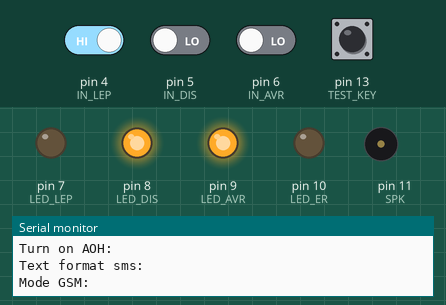
Bench run of a sketch on a simulated Arduino Uno, built with avr-gcc and run on an emulated ATmega328P. Shown: output pins drawn as LEDs (lit = HIGH), buzzer (waves = sounding), the last lines printed to the serial monitor. Inputs (shaded band) come from the test bench; at power-on: pin 4 (IN_LEP) HIGH, pin 5 (IN_DIS), pin 6 (IN_AVR), pin 13 (TEST_KEY) LOW. The modem accepts every AT command (registered, SIM ready, sends succeed) and sends nothing else.

Above: at 6.7 s.
6.8 s: pin 5 (IN_DIS) driven HIGH
At 7.2 s:
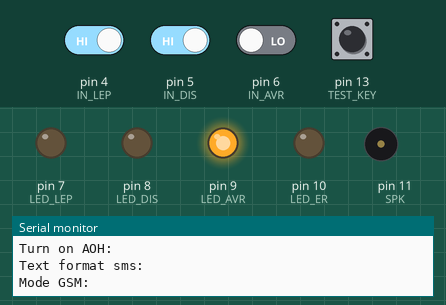
8.3 s: pin 6 (IN_AVR) driven HIGH
At 9.5 s:
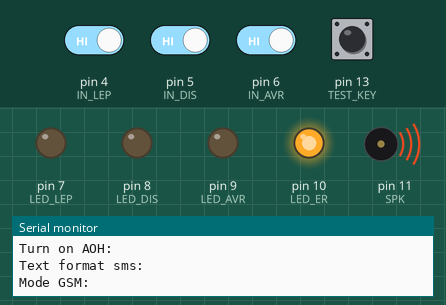
11.3 s: pin 5 (IN_DIS) driven LOW
At 13.1 s:
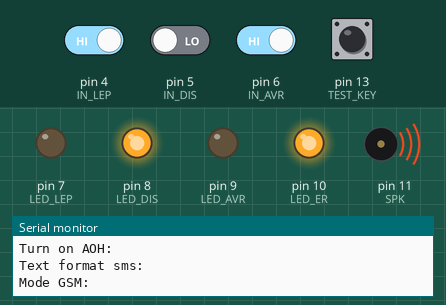
14.3 s: pin 4 (IN_LEP) driven LOW
At 15.6 s:
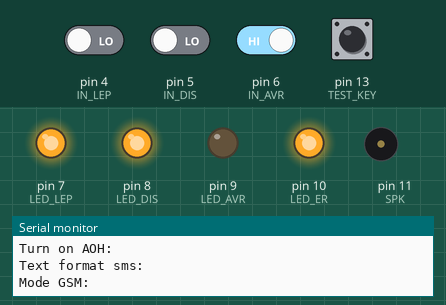
16.8 s: pin 13 (TEST_KEY) pulled HIGH for 0.15 s
At 18.2 s:
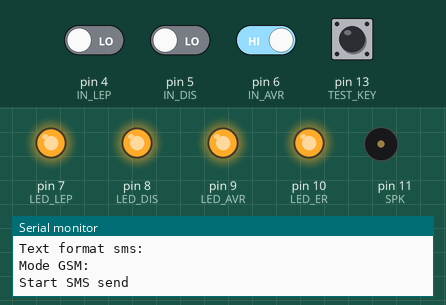
19.9 s: pin 13 (TEST_KEY) pulled HIGH for 1 s
At 24.5 s:
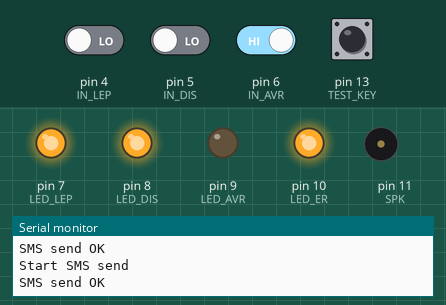
Timing chart, 0 to 25.4 s (numbered marks = the images above; inputs shaded):
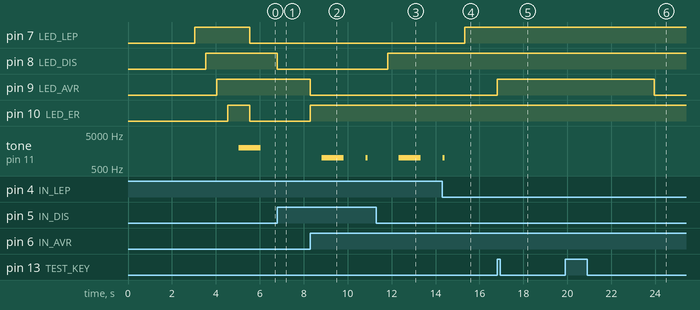

The sketch:

AVR.ino
```cpp
/* Pinout
D2    RX
D3    TX
D4    IN LEP
D5    IN DIS
D6    IN AVR
D6    LED Error
D11   Speaker
D12   LED GSM
D13   key test
*/

#include <SoftwareSerial.h>
SoftwareSerial gsm(3,2); // RX, TX
int IN_LEP=4;
int IN_DIS=5;
int IN_AVR=6;
int LED_LEP=7;
int LED_DIS=8;
int LED_AVR=9;
int LED_ER=10;
int SPK=11;
int TEST_KEY=13;
boolean LEP_st=0;
boolean DIS_st=0;
boolean AVR_st=0;
boolean KEY_st=0;
int stat=0;
int stdis=0;
boolean  stdissms=0;
int stavron=0;
boolean  stavrsmson=0;
int stavroff=0;
boolean  stavrsmsoff=0;

#define dizsec 50             //50 секунд на запуск дизеля
#define avrsec 15               //15 секунд на сработку АВР


void setup() {
     Serial.begin(9600);               // Скорость обмена данными с компьютером
     Serial.println("GSM tester V.2.4");
     gsm.begin(9600);               // Скорость обмена данными с модемом
     gsm.println("AT");
     Serial.println("Turn on AOH:");
     gsm.println("AT+CLIP=1"); // включить АОН
     delay(1000);
     Serial.println("Text format sms:");
     gsm.println("AT+CMGF=1"); // текстовый формат SMS
     delay(1000);
     Serial.println("Mode GSM:");
     gsm.println("AT+CSCS=\"GSM\""); // кодировка текста - GSM
     delay(1000);
     pinMode(IN_LEP, INPUT);
     pinMode(IN_DIS, INPUT);
     pinMode(IN_AVR, INPUT);
     pinMode(TEST_KEY, INPUT);
     pinMode(LED_LEP, OUTPUT);
     pinMode(LED_DIS, OUTPUT);
     pinMode(LED_AVR, OUTPUT);
     pinMode(LED_ER, OUTPUT);
     pinMode(SPK, OUTPUT);
     starttest();
}

void loop() {
  LEP_st = digitalRead(IN_LEP);
  DIS_st = digitalRead(IN_DIS);
  AVR_st = digitalRead(IN_AVR);
  digitalWrite(LED_LEP, !LEP_st);
  digitalWrite(LED_DIS, !DIS_st);
  digitalWrite(LED_AVR, !AVR_st);
  testkey();

  if(LEP_st==0 && DIS_st==1 && AVR_st==1){                           //Сеть работает, дизель и авр не работают
    digitalWrite(LED_ER, LOW);
    stat = 0;
    stdissms=0;
    stavrsmson=0;
    stavrsmsoff=0;

  }

  if(LEP_st==1 && DIS_st==1 && AVR_st==1 && stat==0){           //Погас свет, дизель и АВР не работают
     digitalWrite(LED_ER, HIGH);
     gsm.println("ATD+375447200782;");
     delay(500);
     tone(SPK, 1000,1000);
     stat = 1;
     stdis = 0;
     delay(1500);
  }

  if(LEP_st==1 && DIS_st==1 && AVR_st==1 && stat==1 && stdis<=dizsec){           //Погас свет, дизель и АВР не работают +no_phone + timer
     digitalWrite(LED_ER, HIGH);
     delay(500);
     tone(SPK, 1000,100);
     stat = 1;
     stdis = stdis+1;
     delay(1000);
  }

  if(LEP_st==1 && DIS_st==1 && AVR_st==1 && stat==1 && stdis==dizsec && stdissms==0){           //Погас свет, дизель и АВР не работают +no_phone + timer + sms
     digitalWrite(LED_ER, HIGH);
     sms(String("Pitanie net, DISEL nezapustilsia"), String("+375447200782"));
     delay(500);
     tone(SPK, 1000,1000);
     stat = 1;
     stdissms=1;
     delay(1000);
  }
 if(LEP_st==1 && DIS_st==0 && AVR_st==1 && stat==1){           //Погас свет, дизель запустился, АВР не сработал
     digitalWrite(LED_ER, HIGH);
     delay(500);
     tone(SPK, 1000,1000);
     stat = 5;
     stdis = 0;
     delay(1500);
  }

  if(LEP_st==1 && DIS_st==0 && AVR_st==1 && stat==5 && stavron<=avrsec){           //Погас свет, дизель запустился,АВР не сработал +no_phone + timer
     digitalWrite(LED_ER, HIGH);
     delay(500);
     tone(SPK, 1000,100);
     stat = 5;
     stavron = stavron+1;
     delay(1000);
  }

  if(LEP_st==1 && DIS_st==0 && AVR_st==1 && stat==5 && stavron==avrsec && stavrsmson==0){           //Погас свет, дизель запустился,АВР не сработал +no_phone + timer + sms
     digitalWrite(LED_ER, HIGH);
     sms(String("Pitanie net, DISEL zapustilsia, AVR ne srabotal"), String("+375447200782"));
     delay(500);
     tone(SPK, 1000,1000);
     stat = 5;
     stavrsmson=1;
     delay(1000);
  }

 if(LEP_st==1 && DIS_st==0 && AVR_st==0 && stat==1){           //Погас свет, дизель запустился, АВР сработал
     digitalWrite(LED_ER, HIGH);
     sms(String("Pitanie net, DISEL zapustilsia, AVR srabotal"), String("+375447200782"));
     delay(500);
     tone(SPK, 1000,1000);
     stat = 6;
     delay(1500);
  }

  if(LEP_st==1 && DIS_st==0 && AVR_st==0 && stat==5){           //Погас свет, дизель запустился, АВР сработал
     digitalWrite(LED_ER, HIGH);
     sms(String("Pitanie net, DISEL zapustilsia, AVR srabotal"), String("+375447200782"));
     delay(500);
     tone(SPK, 1000,1000);
     stat = 6;
     delay(1500);
  }

   if(LEP_st==1 && DIS_st==0 && AVR_st==0 && stat==6){           //Погас свет, дизель запустился, АВР сработал + no_sms
     digitalWrite(LED_ER, HIGH);
     delay(500);
     digitalWrite(LED_ER, LOW);
     delay(500);
  }

  if(LEP_st==0 && DIS_st==0 && AVR_st==1 && stat==0){           //Непонятки с дизелем
     digitalWrite(LED_ER, HIGH);
    sms(String("Pitanie ot seti prisustvuet, no DISEL rabotaet"), String("+375447200782"));
     delay(500);
     tone(SPK, 1000,1000);
     stat =2 ;
     delay(1500);
  }
  if(LEP_st==0 && DIS_st==0 && AVR_st==1 && stat==2){           //Непонятки с дизелем +no_sms
     digitalWrite(LED_ER, HIGH);
     delay(500);
     tone(SPK, 1000,100);
     stat =2 ;
     delay(1500);
  }

  if(LEP_st==0 && DIS_st==1 && AVR_st==0 && stat==0){           //Непонятки с АВР
     digitalWrite(LED_ER, HIGH);
    sms(String("Pitanie ot seti prisustvuet, no AVR rabotaet"), String("+375447200782"));
     delay(500);
     tone(SPK, 1000,1000);
     stat =3 ;
     delay(1500);
  }
  if(LEP_st==0 && DIS_st==1 && AVR_st==0 && stat==3){           //Непонятки с АВР +no_sms
     digitalWrite(LED_ER, HIGH);
     delay(500);
     tone(SPK, 1000,100);
     stat =3 ;
     delay(1500);
  }

  if(LEP_st==0 && DIS_st==0 && AVR_st==0 && stat==0){           //Непонятки с дизелем и  АВР
     digitalWrite(LED_ER, HIGH);
    sms(String("Зitanie ot seti prisustvuet, no DISEL i AVR rabotaet"), String("+375447200782"));
     delay(500);
     tone(SPK, 1000,1000);
     stat =4 ;
     delay(1500);
  }
  if(LEP_st==0 && DIS_st==0 && AVR_st==0 && stat==4){           //Непонятки с дизелем и АВР +no_sms
     digitalWrite(LED_ER, HIGH);
     delay(500);
     tone(SPK, 1000,100);
     stat =4 ;
     delay(1500);
  }

  }


void starttest(){
    digitalWrite(LED_LEP, HIGH);
    delay(500);
    digitalWrite(LED_DIS, HIGH);
    delay(500);
    digitalWrite(LED_AVR, HIGH);
    delay(500);
    digitalWrite(LED_ER, HIGH);
    delay(500);
    tone(SPK, 2000,1000);
    delay(500);
    digitalWrite(LED_LEP, LOW);
    digitalWrite(LED_DIS, LOW);
    digitalWrite(LED_AVR, LOW);
    digitalWrite(LED_ER, LOW);
}

void sms(String text, String phone) // отправка СМС
{
Serial.println("Start SMS send");
gsm.println("AT+CMGS=\"" + phone + "\"");
delay(500);
gsm.print(text);
delay(500);
gsm.print((char)26);
delay(500);
Serial.println("SMS send OK");
delay(2000);
}

void testkey ()     // Кнопка тест
{
KEY_st = digitalRead(TEST_KEY);
if (KEY_st==1){
  digitalWrite(LED_LEP, HIGH);
  digitalWrite(LED_DIS, HIGH);
  digitalWrite(LED_AVR, HIGH);
sms(String("ZACHISLENIE 1256.80 EUR KARTA #6237 DATA note"), String("+375447200782")); //отправляем СМС если нажата кнопка тест
}
}
```

Measured:
- after the input at 6.8 s, pin 8 (LED_DIS): HIGH → LOW at once
- after the input at 8.3 s, pin 9 (LED_AVR): HIGH → LOW at once; pin 10 (LED_ER): LOW → HIGH at once; tone on pin 11 (SPK): silent → 1000 Hz after 0.52 s, → silent 1.0 s later, → 1000 Hz 1.0 s later, → silent 0.10 s later
- after the input at 11.3 s, pin 8 (LED_DIS): LOW → HIGH after 0.52 s
- after the input at 14.3 s, pin 7 (LED_LEP): LOW → HIGH after 1.0 s; tone on pin 11 (SPK): goes on until 14.4 s, then stays silent
- after the input at 16.8 s, pin 9 (LED_AVR): LOW → HIGH at once
- after the input at 19.9 s, pin 9 (LED_AVR): HIGH → LOW after 4.1 s instead of 0.48 s
